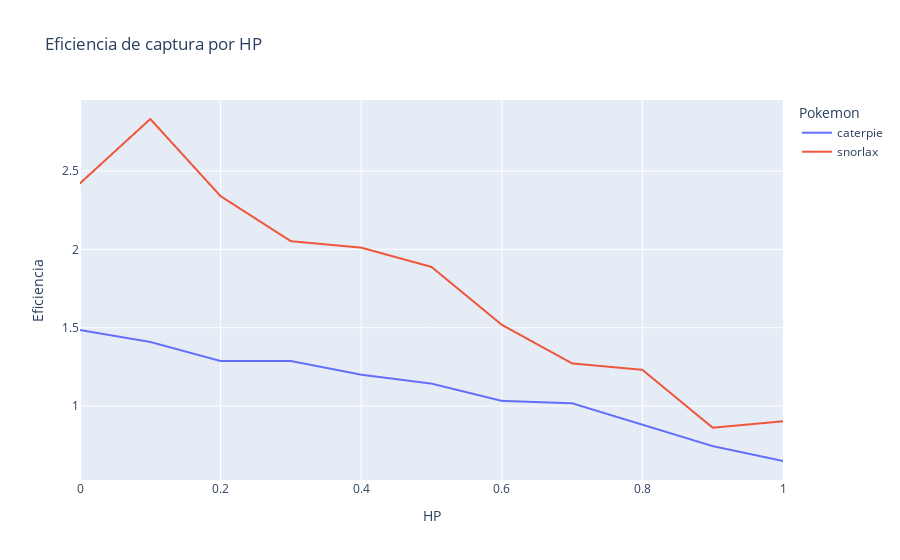

The cell this chart's notebook holds for it:
### Code cell
# Graficar con Plotly Express
fig = px.line(final_df, x='hp', y='efficiency', color='pokemon', line_group='pokemon', labels={'efficiency': 'Eficiencia', 'hp': 'HP', 'pokemon': 'Pokemon'}, title='Eficiencia de captura por HP')
fig.show()

### Figure 1 — Plotly figure (JSON) as saved in the notebook; plotly's stock layout.template omitted (floating-point values rounded to 4 significant figures; data arrays with more than 128 entries replaced by an {"elided": "..."} marker saying what was removed)
{"data": [{"hovertemplate": "Pokemon=caterpie<br>HP=%{x}<br>Eficiencia=%{y}<extra></extra>", "legendgroup": "caterpie", "line": {"color": "#636efa", "dash": "solid"}, "marker": {"symbol": "circle"}, "mode": "lines", "name": "caterpie", "showlegend": true, "type": "scattergl", "x": {"elided": "4400 float values"}, "xaxis": "x", "y": {"elided": "4400 float values"}, "yaxis": "y"}, {"hovertemplate": "Pokemon=snorlax<br>HP=%{x}<br>Eficiencia=%{y}<extra></extra>", "legendgroup": "snorlax", "line": {"color": "#EF553B", "dash": "solid"}, "marker": {"symbol": "circle"}, "mode": "lines", "name": "snorlax", "showlegend": true, "type": "scattergl", "x": {"elided": "4400 float values"}, "xaxis": "x", "y": {"elided": "4400 float values"}, "yaxis": "y"}], "layout": {"autosize": true, "legend": {"title": {"text": "Pokemon"}, "tracegroupgap": 0}, "title": {"text": "Eficiencia de captura por HP"}, "xaxis": {"anchor": "y", "autorange": true, "domain": [0, 1], "range": [0, 1], "title": {"text": "HP"}, "type": "linear"}, "yaxis": {"anchor": "x", "autorange": true, "domain": [0, 1], "range": [0.5283, 2.953], "title": {"text": "Eficiencia"}, "type": "linear"}}}
